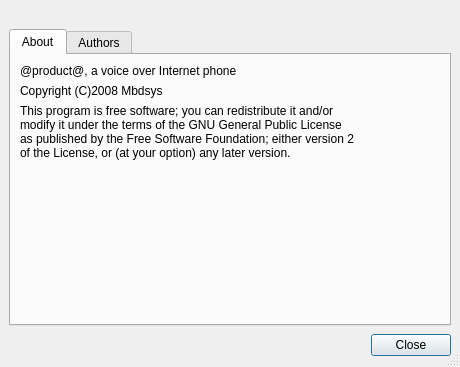
<ui version="4.0" >
 <class>AboutWindow</class>
 <widget class="QDialog" name="AboutWindow" >
  <property name="geometry" >
   <rect>
    <x>0</x>
    <y>0</y>
    <width>460</width>
    <height>367</height>
   </rect>
  </property>
  <property name="windowTitle" >
   <string>@product@ - About</string>
  </property>
  <property name="sizeGripEnabled" >
   <bool>true</bool>
  </property>
  <layout class="QGridLayout" >
   <property name="leftMargin" >
    <number>9</number>
   </property>
   <property name="topMargin" >
    <number>9</number>
   </property>
   <property name="rightMargin" >
    <number>9</number>
   </property>
   <property name="bottomMargin" >
    <number>9</number>
   </property>
   <property name="horizontalSpacing" >
    <number>6</number>
   </property>
   <property name="verticalSpacing" >
    <number>6</number>
   </property>
   <item row="0" column="0" >
    <widget class="QLabel" name="label" >
     <property name="pixmap" >
      <pixmap resource="../../../resources/wengophone.qrc" >:/pics/about_logo.png</pixmap>
     </property>
     <property name="alignment" >
      <set>Qt::AlignHCenter</set>
     </property>
    </widget>
   </item>
   <item row="1" column="0" >
    <widget class="QTabWidget" name="tabWidget" >
     <widget class="QWidget" name="aboutTab" >
      <attribute name="title" >
       <string>About</string>
      </attribute>
      <layout class="QGridLayout" >
       <property name="leftMargin" >
        <number>9</number>
       </property>
       <property name="topMargin" >
        <number>9</number>
       </property>
       <property name="rightMargin" >
        <number>9</number>
       </property>
       <property name="bottomMargin" >
        <number>9</number>
       </property>
       <property name="horizontalSpacing" >
        <number>6</number>
       </property>
       <property name="verticalSpacing" >
        <number>6</number>
       </property>
       <item row="4" column="0" >
        <widget class="QLabel" name="versionLabel" >
         <property name="enabled" >
          <bool>false</bool>
         </property>
        </widget>
       </item>
       <item row="3" column="0" >
        <spacer>
         <property name="orientation" >
          <enum>Qt::Vertical</enum>
         </property>
         <property name="sizeHint" >
          <size>
           <width>20</width>
           <height>40</height>
          </size>
         </property>
        </spacer>
       </item>
       <item row="0" column="0" >
        <widget class="QLabel" name="descriptionLabel" >
         <property name="text" >
          <string>@product@, a voice over Internet phone</string>
         </property>
        </widget>
       </item>
       <item row="1" column="0" >
        <widget class="QLabel" name="copyrightLabel" >
         <property name="text" >
          <string>Copyright (C)2008 Mbdsys</string>
         </property>
        </widget>
       </item>
       <item row="2" column="0" >
        <widget class="QLabel" name="licenseLabel" >
         <property name="text" >
          <string>This program is free software; you can redistribute it and/or
modify it under the terms of the GNU General Public License
as published by the Free Software Foundation; either version 2
of the License, or (at your option) any later version.</string>
         </property>
        </widget>
       </item>
      </layout>
     </widget>
     <widget class="QWidget" name="authorsTab" >
      <attribute name="title" >
       <string>Authors</string>
      </attribute>
      <layout class="QGridLayout" >
       <property name="leftMargin" >
        <number>9</number>
       </property>
       <property name="topMargin" >
        <number>9</number>
       </property>
       <property name="rightMargin" >
        <number>9</number>
       </property>
       <property name="bottomMargin" >
        <number>9</number>
       </property>
       <property name="horizontalSpacing" >
        <number>6</number>
       </property>
       <property name="verticalSpacing" >
        <number>6</number>
       </property>
       <item row="0" column="0" >
        <widget class="QTextEdit" name="authorsTextEdit" >
         <property name="readOnly" >
          <bool>true</bool>
         </property>
        </widget>
       </item>
      </layout>
     </widget>
    </widget>
   </item>
   <item row="2" column="0" >
    <layout class="QHBoxLayout" >
     <property name="spacing" >
      <number>6</number>
     </property>
     <property name="leftMargin" >
      <number>0</number>
     </property>
     <property name="topMargin" >
      <number>0</number>
     </property>
     <property name="rightMargin" >
      <number>0</number>
     </property>
     <property name="bottomMargin" >
      <number>0</number>
     </property>
     <item>
      <widget class="QLabel" name="wengoPhoneBuildIdStringLabel" >
       <property name="enabled" >
        <bool>false</bool>
       </property>
      </widget>
     </item>
     <item>
      <spacer>
       <property name="orientation" >
        <enum>Qt::Horizontal</enum>
       </property>
       <property name="sizeHint" >
        <size>
         <width>301</width>
         <height>26</height>
        </size>
       </property>
      </spacer>
     </item>
     <item>
      <widget class="QPushButton" name="closeButton" >
       <property name="text" >
        <string>Close</string>
       </property>
      </widget>
     </item>
    </layout>
   </item>
  </layout>
 </widget>
 <tabstops>
  <tabstop>tabWidget</tabstop>
  <tabstop>closeButton</tabstop>
  <tabstop>authorsTextEdit</tabstop>
 </tabstops>
 <resources>
  <include location="../../../resources/wengophone.qrc" />
 </resources>
 <connections>
  <connection>
   <sender>closeButton</sender>
   <signal>clicked()</signal>
   <receiver>AboutWindow</receiver>
   <slot>reject()</slot>
   <hints>
    <hint type="sourcelabel" >
     <x>453</x>
     <y>498</y>
    </hint>
    <hint type="destinationlabel" >
     <x>212</x>
     <y>262</y>
    </hint>
   </hints>
  </connection>
 </connections>
</ui>
